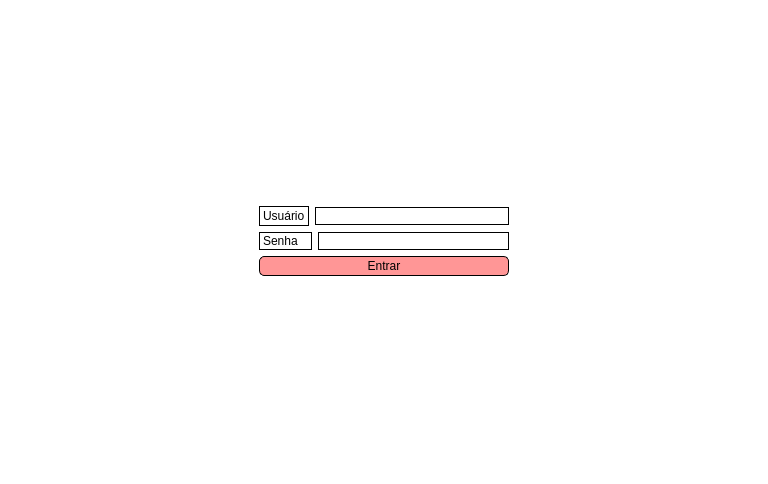
<?xml version="1.0" encoding="UTF-8"?>
<ui version="4.0">
 <class>Login_screen</class>
 <widget class="QMainWindow" name="Login_screen">
  <property name="geometry">
   <rect>
    <x>0</x>
    <y>0</y>
    <width>768</width>
    <height>484</height>
   </rect>
  </property>
  <property name="windowTitle">
   <string>Login_screen</string>
  </property>
  <property name="windowIcon">
   <iconset resource="resource_file.qrc">
    <normaloff>:/logo cin.png</normaloff>:/logo cin.png</iconset>
  </property>
  <property name="autoFillBackground">
   <bool>false</bool>
  </property>
  <property name="styleSheet">
   <string notr="true">background-color: white;
color:black;</string>
  </property>
  <widget class="QWidget" name="centralwidget">
   <layout class="QGridLayout" name="gridLayout">
    <item row="3" column="1">
     <layout class="QHBoxLayout" name="horizontalLayout_2">
      <item>
       <widget class="QLabel" name="label_senha">
        <property name="styleSheet">
         <string notr="true">background-color: white;
color:black;
border: 1px solid black;</string>
        </property>
        <property name="text">
         <string>Senha   </string>
        </property>
       </widget>
      </item>
      <item>
       <widget class="QLineEdit" name="lineEdit_senha">
        <property name="styleSheet">
         <string notr="true">background-color: white;
color:black;
border: 1px solid black;</string>
        </property>
        <property name="echoMode">
         <enum>QLineEdit::EchoMode::Password</enum>
        </property>
       </widget>
      </item>
     </layout>
    </item>
    <item row="0" column="1">
     <spacer name="verticalSpacer">
      <property name="orientation">
       <enum>Qt::Orientation::Vertical</enum>
      </property>
      <property name="sizeHint" stdset="0">
       <size>
        <width>20</width>
        <height>40</height>
       </size>
      </property>
     </spacer>
    </item>
    <item row="1" column="1">
     <widget class="QLabel" name="label_icon">
      <property name="styleSheet">
       <string notr="true">background-color: white;
color:black;
</string>
      </property>
      <property name="text">
       <string/>
      </property>
      <property name="pixmap">
       <pixmap resource="resource_file.qrc">:/imagens/imagens/teste.png</pixmap>
      </property>
      <property name="alignment">
       <set>Qt::AlignmentFlag::AlignCenter</set>
      </property>
     </widget>
    </item>
    <item row="4" column="1">
     <widget class="QPushButton" name="login_btn">
      <property name="styleSheet">
       <string notr="true">QPushButton {
    color: rgb(0, 0, 0);
	background-color:rgb(255, 150, 150);
    border: 1px solid black;
    border-radius: 5px;
    padding: 2px 10px;
}

QPushButton:hover {
    background-color: rgb(255, 131, 131);
}

QPushButton:pressed {
    background-color: rgb(255, 131, 131);
}
</string>
      </property>
      <property name="text">
       <string>Entrar</string>
      </property>
     </widget>
    </item>
    <item row="2" column="2">
     <spacer name="horizontalSpacer_2">
      <property name="orientation">
       <enum>Qt::Orientation::Horizontal</enum>
      </property>
      <property name="sizeHint" stdset="0">
       <size>
        <width>40</width>
        <height>20</height>
       </size>
      </property>
     </spacer>
    </item>
    <item row="2" column="1">
     <layout class="QHBoxLayout" name="horizontalLayout">
      <item>
       <widget class="QLabel" name="label_usuario">
        <property name="styleSheet">
         <string notr="true">background-color: white;
color:black;
border: 1px solid black;</string>
        </property>
        <property name="text">
         <string>Usuário</string>
        </property>
       </widget>
      </item>
      <item>
       <widget class="QLineEdit" name="lineEdit_usuario">
        <property name="styleSheet">
         <string notr="true">background-color: white;
color:black;
border: 1px solid black;</string>
        </property>
       </widget>
      </item>
     </layout>
    </item>
    <item row="5" column="1">
     <spacer name="verticalSpacer_2">
      <property name="orientation">
       <enum>Qt::Orientation::Vertical</enum>
      </property>
      <property name="sizeHint" stdset="0">
       <size>
        <width>20</width>
        <height>40</height>
       </size>
      </property>
     </spacer>
    </item>
    <item row="2" column="0">
     <spacer name="horizontalSpacer">
      <property name="orientation">
       <enum>Qt::Orientation::Horizontal</enum>
      </property>
      <property name="sizeHint" stdset="0">
       <size>
        <width>40</width>
        <height>20</height>
       </size>
      </property>
     </spacer>
    </item>
   </layout>
  </widget>
  <widget class="QMenuBar" name="menubar">
   <property name="geometry">
    <rect>
     <x>0</x>
     <y>0</y>
     <width>768</width>
     <height>21</height>
    </rect>
   </property>
  </widget>
  <widget class="QStatusBar" name="statusbar"/>
 </widget>
 <tabstops>
  <tabstop>lineEdit_usuario</tabstop>
  <tabstop>lineEdit_senha</tabstop>
  <tabstop>login_btn</tabstop>
 </tabstops>
 <resources>
  <include location="resource_file.qrc"/>
 </resources>
 <connections/>
</ui>
